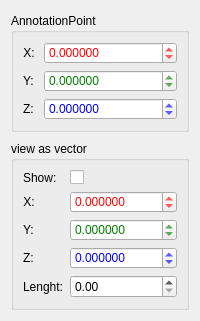
<?xml version="1.0" encoding="UTF-8"?>
<ui version="4.0">
 <class>propAnnotationPoint</class>
 <widget class="QWidget" name="propAnnotationPoint">
  <property name="geometry">
   <rect>
    <x>0</x>
    <y>0</y>
    <width>200</width>
    <height>321</height>
   </rect>
  </property>
  <property name="sizePolicy">
   <sizepolicy hsizetype="Minimum" vsizetype="Maximum">
    <horstretch>0</horstretch>
    <verstretch>0</verstretch>
   </sizepolicy>
  </property>
  <property name="minimumSize">
   <size>
    <width>200</width>
    <height>250</height>
   </size>
  </property>
  <property name="maximumSize">
   <size>
    <width>16777215</width>
    <height>9999999</height>
   </size>
  </property>
  <property name="windowTitle">
   <string>Form</string>
  </property>
  <property name="styleSheet">
   <string notr="true"/>
  </property>
  <layout class="QVBoxLayout" name="verticalLayout">
   <item alignment="Qt::AlignVCenter">
    <widget class="QGroupBox" name="annotationPoint">
     <property name="sizePolicy">
      <sizepolicy hsizetype="Minimum" vsizetype="Maximum">
       <horstretch>0</horstretch>
       <verstretch>0</verstretch>
      </sizepolicy>
     </property>
     <property name="title">
      <string>AnnotationPoint</string>
     </property>
     <layout class="QFormLayout" name="formLayout">
      <item row="0" column="0">
       <widget class="QLabel" name="cxLabel">
        <property name="text">
         <string>X: </string>
        </property>
        <property name="alignment">
         <set>Qt::AlignRight|Qt::AlignTrailing|Qt::AlignVCenter</set>
        </property>
       </widget>
      </item>
      <item row="0" column="1">
       <widget class="QDoubleSpinBox" name="ctrX">
        <property name="styleSheet">
         <string notr="true">color: rgb(255, 0, 0);</string>
        </property>
        <property name="decimals">
         <number>6</number>
        </property>
        <property name="minimum">
         <double>-999999999.000000000000000</double>
        </property>
        <property name="maximum">
         <double>999999999.000000000000000</double>
        </property>
        <property name="singleStep">
         <double>0.100000000000000</double>
        </property>
       </widget>
      </item>
      <item row="1" column="0">
       <widget class="QLabel" name="cyLabel">
        <property name="text">
         <string>Y: </string>
        </property>
        <property name="alignment">
         <set>Qt::AlignRight|Qt::AlignTrailing|Qt::AlignVCenter</set>
        </property>
       </widget>
      </item>
      <item row="1" column="1">
       <widget class="QDoubleSpinBox" name="ctrY">
        <property name="styleSheet">
         <string notr="true">color: rgb(0, 127, 0);</string>
        </property>
        <property name="decimals">
         <number>6</number>
        </property>
        <property name="minimum">
         <double>-999999999.000000000000000</double>
        </property>
        <property name="maximum">
         <double>999999999.000000000000000</double>
        </property>
        <property name="singleStep">
         <double>0.100000000000000</double>
        </property>
       </widget>
      </item>
      <item row="2" column="0">
       <widget class="QLabel" name="czLabel">
        <property name="text">
         <string>Z: </string>
        </property>
        <property name="alignment">
         <set>Qt::AlignRight|Qt::AlignTrailing|Qt::AlignVCenter</set>
        </property>
       </widget>
      </item>
      <item row="2" column="1">
       <widget class="QDoubleSpinBox" name="ctrZ">
        <property name="styleSheet">
         <string notr="true">color: rgb(0, 0, 255);</string>
        </property>
        <property name="decimals">
         <number>6</number>
        </property>
        <property name="minimum">
         <double>-999999999.000000000000000</double>
        </property>
        <property name="maximum">
         <double>999999999.000000000000000</double>
        </property>
        <property name="singleStep">
         <double>0.100000000000000</double>
        </property>
       </widget>
      </item>
     </layout>
    </widget>
   </item>
   <item>
    <widget class="QGroupBox" name="groupBox">
     <property name="sizePolicy">
      <sizepolicy hsizetype="Minimum" vsizetype="Maximum">
       <horstretch>0</horstretch>
       <verstretch>0</verstretch>
      </sizepolicy>
     </property>
     <property name="title">
      <string>view as vector</string>
     </property>
     <layout class="QFormLayout" name="formLayout_2">
      <item row="1" column="1">
       <widget class="QDoubleSpinBox" name="dirX">
        <property name="styleSheet">
         <string notr="true">color: rgb(255, 0, 0);</string>
        </property>
        <property name="decimals">
         <number>6</number>
        </property>
        <property name="minimum">
         <double>-1.000000000000000</double>
        </property>
        <property name="maximum">
         <double>1.000000000000000</double>
        </property>
        <property name="singleStep">
         <double>0.010000000000000</double>
        </property>
       </widget>
      </item>
      <item row="1" column="0">
       <widget class="QLabel" name="cxLabel_2">
        <property name="text">
         <string>X: </string>
        </property>
        <property name="alignment">
         <set>Qt::AlignRight|Qt::AlignTrailing|Qt::AlignVCenter</set>
        </property>
       </widget>
      </item>
      <item row="0" column="1">
       <widget class="QCheckBox" name="showNorm">
        <property name="text">
         <string/>
        </property>
       </widget>
      </item>
      <item row="2" column="0">
       <widget class="QLabel" name="cyLabel_2">
        <property name="text">
         <string>Y: </string>
        </property>
        <property name="alignment">
         <set>Qt::AlignRight|Qt::AlignTrailing|Qt::AlignVCenter</set>
        </property>
       </widget>
      </item>
      <item row="3" column="0">
       <widget class="QLabel" name="czLabel_2">
        <property name="text">
         <string>Z: </string>
        </property>
        <property name="alignment">
         <set>Qt::AlignRight|Qt::AlignTrailing|Qt::AlignVCenter</set>
        </property>
       </widget>
      </item>
      <item row="2" column="1">
       <widget class="QDoubleSpinBox" name="dirY">
        <property name="styleSheet">
         <string notr="true">color: rgb(0, 127, 0);</string>
        </property>
        <property name="decimals">
         <number>6</number>
        </property>
        <property name="minimum">
         <double>-1.000000000000000</double>
        </property>
        <property name="maximum">
         <double>1.000000000000000</double>
        </property>
        <property name="singleStep">
         <double>0.010000000000000</double>
        </property>
       </widget>
      </item>
      <item row="3" column="1">
       <widget class="QDoubleSpinBox" name="dirZ">
        <property name="styleSheet">
         <string notr="true">color: rgb(0, 0, 255);</string>
        </property>
        <property name="decimals">
         <number>6</number>
        </property>
        <property name="minimum">
         <double>-1.000000000000000</double>
        </property>
        <property name="maximum">
         <double>1.000000000000000</double>
        </property>
        <property name="singleStep">
         <double>0.010000000000000</double>
        </property>
       </widget>
      </item>
      <item row="4" column="0">
       <widget class="QLabel" name="lenghtLabel">
        <property name="text">
         <string>Lenght:</string>
        </property>
       </widget>
      </item>
      <item row="4" column="1">
       <widget class="QDoubleSpinBox" name="dirLen"/>
      </item>
      <item row="0" column="0">
       <widget class="QLabel" name="label">
        <property name="text">
         <string>Show:</string>
        </property>
       </widget>
      </item>
     </layout>
    </widget>
   </item>
  </layout>
 </widget>
 <resources/>
 <connections>
  <connection>
   <sender>ctrX</sender>
   <signal>valueChanged(double)</signal>
   <receiver>propAnnotationPoint</receiver>
   <slot>changedCtrX(double)</slot>
   <hints>
    <hint type="sourcelabel">
     <x>61</x>
     <y>295</y>
    </hint>
    <hint type="destinationlabel">
     <x>99</x>
     <y>194</y>
    </hint>
   </hints>
  </connection>
  <connection>
   <sender>ctrY</sender>
   <signal>valueChanged(double)</signal>
   <receiver>propAnnotationPoint</receiver>
   <slot>changedCtrY(double)</slot>
   <hints>
    <hint type="sourcelabel">
     <x>61</x>
     <y>315</y>
    </hint>
    <hint type="destinationlabel">
     <x>99</x>
     <y>194</y>
    </hint>
   </hints>
  </connection>
  <connection>
   <sender>ctrZ</sender>
   <signal>valueChanged(double)</signal>
   <receiver>propAnnotationPoint</receiver>
   <slot>changedCtrZ(double)</slot>
   <hints>
    <hint type="sourcelabel">
     <x>61</x>
     <y>335</y>
    </hint>
    <hint type="destinationlabel">
     <x>99</x>
     <y>194</y>
    </hint>
   </hints>
  </connection>
  <connection>
   <sender>dirX</sender>
   <signal>valueChanged(double)</signal>
   <receiver>propAnnotationPoint</receiver>
   <slot>changedNormX(double)</slot>
   <hints>
    <hint type="sourcelabel">
     <x>138</x>
     <y>125</y>
    </hint>
    <hint type="destinationlabel">
     <x>99</x>
     <y>97</y>
    </hint>
   </hints>
  </connection>
  <connection>
   <sender>dirY</sender>
   <signal>valueChanged(double)</signal>
   <receiver>propAnnotationPoint</receiver>
   <slot>changedNormY(double)</slot>
   <hints>
    <hint type="sourcelabel">
     <x>138</x>
     <y>148</y>
    </hint>
    <hint type="destinationlabel">
     <x>99</x>
     <y>97</y>
    </hint>
   </hints>
  </connection>
  <connection>
   <sender>dirZ</sender>
   <signal>valueChanged(double)</signal>
   <receiver>propAnnotationPoint</receiver>
   <slot>changedNormZ(double)</slot>
   <hints>
    <hint type="sourcelabel">
     <x>138</x>
     <y>171</y>
    </hint>
    <hint type="destinationlabel">
     <x>99</x>
     <y>97</y>
    </hint>
   </hints>
  </connection>
  <connection>
   <sender>showNorm</sender>
   <signal>toggled(bool)</signal>
   <receiver>propAnnotationPoint</receiver>
   <slot>toggledShowNorm(bool)</slot>
   <hints>
    <hint type="sourcelabel">
     <x>47</x>
     <y>149</y>
    </hint>
    <hint type="destinationlabel">
     <x>99</x>
     <y>97</y>
    </hint>
   </hints>
  </connection>
  <connection>
   <sender>dirLen</sender>
   <signal>valueChanged(double)</signal>
   <receiver>propAnnotationPoint</receiver>
   <slot>changedNormLen(double)</slot>
   <hints>
    <hint type="sourcelabel">
     <x>121</x>
     <y>291</y>
    </hint>
    <hint type="destinationlabel">
     <x>99</x>
     <y>160</y>
    </hint>
   </hints>
  </connection>
 </connections>
 <slots>
  <slot>changedCtrX(double)</slot>
  <slot>changedCtrY(double)</slot>
  <slot>changedCtrZ(double)</slot>
  <slot>changedNormX(double)</slot>
  <slot>changedNormY(double)</slot>
  <slot>changedNormZ(double)</slot>
  <slot>changedSize(int)</slot>
  <slot>toggledShowNorm(bool)</slot>
  <slot>changedNormLen(double)</slot>
 </slots>
</ui>
